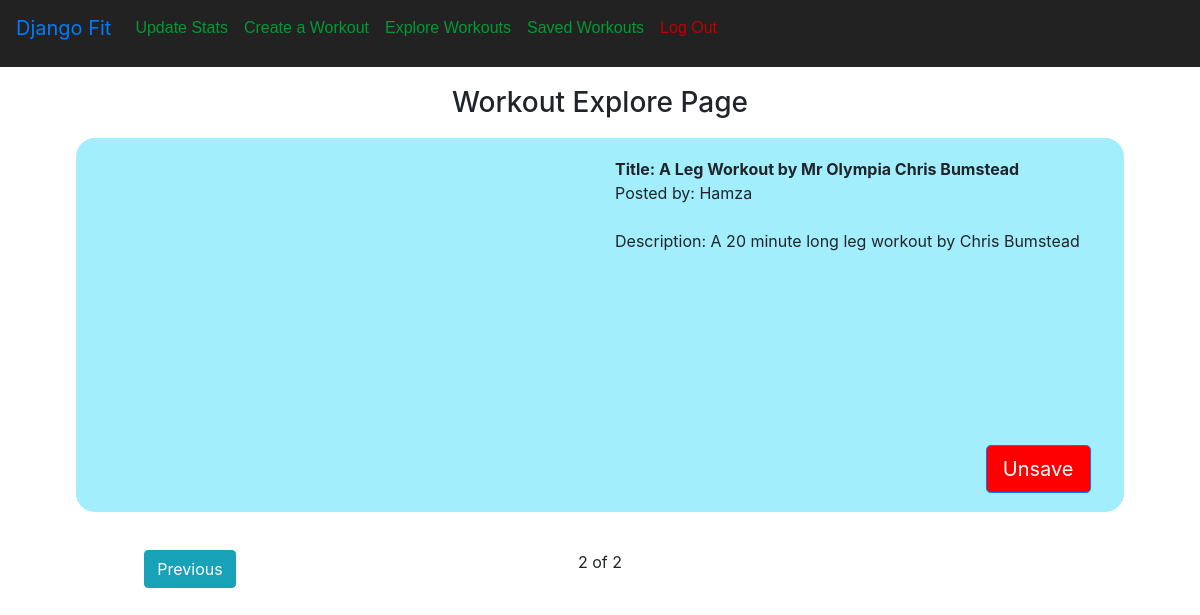
The app's page /explore?page=2 (signed in) with its own data.
### network/models.py (models this page shows, shortened)
class Workout(models.Model):
    creator = models.ForeignKey(User, on_delete=models.CASCADE, related_name="workout_creator", null=True)
    savers = models.ManyToManyField(User, blank=True, related_name="workout_savers")
    publc = models.BooleanField(default=False)
    title = models.CharField(max_length=150)
    description = models.TextField()
    link = EmbedVideoField()

class User(AbstractUser):
    pass

### network/views.py (the view)
# urls.py: path("explore", views.explore, name="explore"),
@csrf_exempt
@login_required
def explore(request):
    workouts = Workout.objects.all().order_by('-id')
    paginate = Paginator(workouts, 5)
    page_num = request.GET.get("page")
    current_page = paginate.get_page(page_num)
    workouts = current_page
    return render(request, "network/explore.html",{
        "workouts":workouts,
    })

### network/templates/network/explore.html (shortened to what this page needs)
{% extends "network/layout.html" %}
{% load static %}
{% load embed_video_tags %}
{% block body %}
    <h3 style="text-align: center; margin-top: 0.5cm; margin-bottom: 0.5cm;">Workout Explore Page</h3>
        {% for workout in workouts %}
        <div id="entire_post{{workout.id}}" class="row" style="margin-bottom: 1cm; margin-right: 2cm; margin-left: 2cm; background-color: rgb(162, 238, 252); border-radius: 0.5cm; padding: 0.5cm;">
                <div class="col">
                    {% video my_link '100% x 100%' %}
                </div>
                <div class="col">
                    <div><b>Title: {{workout.title}}</b></div>
                    <div>Posted by: {{workout.creator}}</div>
                    <br>
                    <div>Description: {{workout.description}}</div>
                    <br><br><br><br><br><br><br><br>
                    {% if user != workout.creator %}
                        <div id="button{{workout.id}}" onclick="save('{{ workout.id }}')" style="text-align: right;">
                        {% if user in workout.savers.all %}
                            <button type="button" class="btn btn-primary btn-lg" style="background-color: red;">Unsave</button>
                        {% else %}
                            <button type="button" class="btn btn-primary btn-lg">Save</button>
                        {% endif %}
                        </div>
                    {% else %}
                        <div id="delete{{workout.id}}" onclick="delete_workout('{{ workout.id }}')" style="text-align: right;">
                            <button type="button" class="btn btn-primary btn-lg" style="background-color: red;">DELETE</button>
                            <div>Your Post</div>
                        </div>
                    {% endif %}
                </div>
                {% endvideo %}
        </div>
        {% endfor %}
        <footer>
            <div class="row">
                <div class="col text-center">
                    {% if workouts.has_previous %}
                        <a href=" ?page={{ workouts.previous_page_number }}" id="previous-button" class="btn btn-info">Previous</a>
                    {% endif %}
                </div>
                <div id= "page_number" class="col text-center">{{workouts.number}} of {{workouts.paginator.num_pages}}</div>
                <div class="col text-center">
                </div>
            </div>
        </footer>
{% endblock %}

### records on screen
Workout: title "A Leg Workout by Mr Olympia Chris Bumstead", creator "Hamza", description "A 20 minute long leg workout by Chris Bumstead", shows "Unsave"

### other values on screen
{{ workouts.number }} "2"
{{ workouts.paginator.num_pages }} "2"
